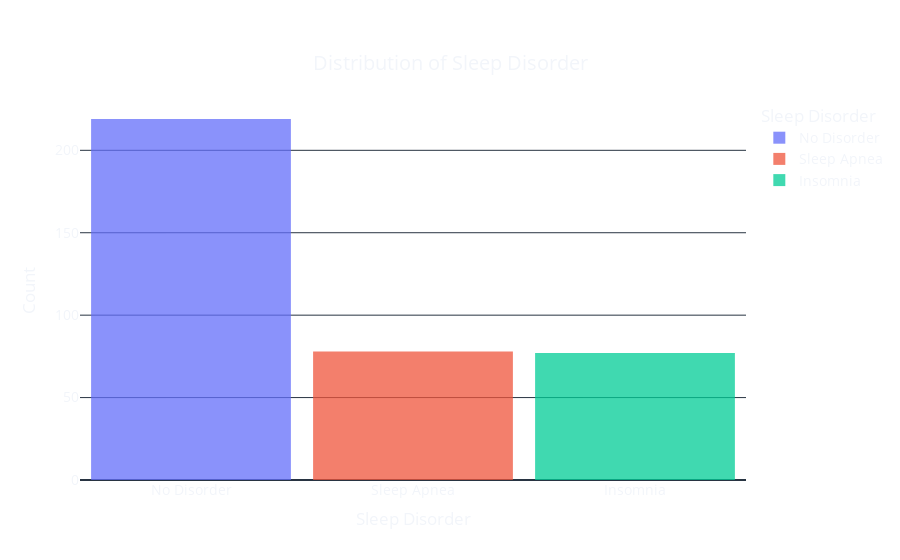

The notebook cell saved with this chart:
### Code cell
import plotly.express as px

# Assuming 'data' is your DataFrame and it contains a column named 'Sleep Disorder'
fig = px.histogram(data, x='Sleep Disorder', title='Distribution of Sleep Disorder',
                    labels={'Sleep Disorder': 'Sleep Disorder'}, 
                    color='Sleep Disorder',
                    template='plotly_dark')

fig.update_layout(
    xaxis_title='Sleep Disorder',
    yaxis_title='Count',
    title={
        'text': "Distribution of Sleep Disorder",
        'y':0.9,
        'x':0.5,
        'xanchor': 'center',
        'yanchor': 'top'},
    font=dict(size=14),
    plot_bgcolor='rgba(0,0,0,0)',  # Transparent plot background
    paper_bgcolor='rgba(0,0,0,0)',  # Transparent paper background
    bargap=0,  # Set the gap between bars to 0
    bargroupgap=0.1  # Set the gap between groups of bars
)

# Set opacity of the bars
fig.update_traces(opacity=0.75)

fig.show()

### Figure 1 — Plotly figure (JSON) as saved in the notebook; plotly's stock layout.template omitted (floating-point values rounded to 4 significant figures; data arrays with more than 128 entries replaced by an {"elided": "..."} marker saying what was removed)
{"data": [{"alignmentgroup": "True", "bingroup": "x", "hovertemplate": "Sleep Disorder=%{x}<br>count=%{y}<extra></extra>", "legendgroup": "No Disorder", "marker": {"color": "#636efa", "pattern": {"shape": ""}}, "name": "No Disorder", "offsetgroup": "No Disorder", "opacity": 0.75, "orientation": "v", "showlegend": true, "type": "histogram", "x": {"elided": "219 str values"}, "xaxis": "x", "yaxis": "y"}, {"alignmentgroup": "True", "bingroup": "x", "hovertemplate": "Sleep Disorder=%{x}<br>count=%{y}<extra></extra>", "legendgroup": "Sleep Apnea", "marker": {"color": "#EF553B", "pattern": {"shape": ""}}, "name": "Sleep Apnea", "offsetgroup": "Sleep Apnea", "opacity": 0.75, "orientation": "v", "showlegend": true, "type": "histogram", "x": ["Sleep Apnea", "Sleep Apnea", "Sleep Apnea", "Sleep Apnea", "Sleep Apnea", "Sleep Apnea", "Sleep Apnea", "Sleep Apnea", "Sleep Apnea", "Sleep Apnea", "Sleep Apnea", "Sleep Apnea", "Sleep Apnea", "Sleep Apnea", "Sleep Apnea", "Sleep Apnea", "Sleep Apnea", "Sleep Apnea", "Sleep Apnea", "Sleep Apnea", "Sleep Apnea", "Sleep Apnea", "Sleep Apnea", "Sleep Apnea", "Sleep Apnea", "Sleep Apnea", "Sleep Apnea", "Sleep Apnea", "Sleep Apnea", "Sleep Apnea", "Sleep Apnea", "Sleep Apnea", "Sleep Apnea", "Sleep Apnea", "Sleep Apnea", "Sleep Apnea", "Sleep Apnea", "Sleep Apnea", "Sleep Apnea", "Sleep Apnea", "Sleep Apnea", "Sleep Apnea", "Sleep Apnea", "Sleep Apnea", "Sleep Apnea", "Sleep Apnea", "Sleep Apnea", "Sleep Apnea", "Sleep Apnea", "Sleep Apnea", "Sleep Apnea", "Sleep Apnea", "Sleep Apnea", "Sleep Apnea", "Sleep Apnea", "Sleep Apnea", "Sleep Apnea", "Sleep Apnea", "Sleep Apnea", "Sleep Apnea", "Sleep Apnea", "Sleep Apnea", "Sleep Apnea", "Sleep Apnea", "Sleep Apnea", "Sleep Apnea", "Sleep Apnea", "Sleep Apnea", "Sleep Apnea", "Sleep Apnea", "Sleep Apnea", "Sleep Apnea", "Sleep Apnea", "Sleep Apnea", "Sleep Apnea", "Sleep Apnea", "Sleep Apnea", "Sleep Apnea"], "xaxis": "x", "yaxis": "y"}, {"alignmentgroup": "True", "bingroup": "x", "hovertemplate": "Sleep Disorder=%{x}<br>count=%{y}<extra></extra>", "legendgroup": "Insomnia", "marker": {"color": "#00cc96", "pattern": {"shape": ""}}, "name": "Insomnia", "offsetgroup": "Insomnia", "opacity": 0.75, "orientation": "v", "showlegend": true, "type": "histogram", "x": ["Insomnia", "Insomnia", "Insomnia", "Insomnia", "Insomnia", "Insomnia", "Insomnia", "Insomnia", "Insomnia", "Insomnia", "Insomnia", "Insomnia", "Insomnia", "Insomnia", "Insomnia", "Insomnia", "Insomnia", "Insomnia", "Insomnia", "Insomnia", "Insomnia", "Insomnia", "Insomnia", "Insomnia", "Insomnia", "Insomnia", "Insomnia", "Insomnia", "Insomnia", "Insomnia", "Insomnia", "Insomnia", "Insomnia", "Insomnia", "Insomnia", "Insomnia", "Insomnia", "Insomnia", "Insomnia", "Insomnia", "Insomnia", "Insomnia", "Insomnia", "Insomnia", "Insomnia", "Insomnia", "Insomnia", "Insomnia", "Insomnia", "Insomnia", "Insomnia", "Insomnia", "Insomnia", "Insomnia", "Insomnia", "Insomnia", "Insomnia", "Insomnia", "Insomnia", "Insomnia", "Insomnia", "Insomnia", "Insomnia", "Insomnia", "Insomnia", "Insomnia", "Insomnia", "Insomnia", "Insomnia", "Insomnia", "Insomnia", "Insomnia", "Insomnia", "Insomnia", "Insomnia", "Insomnia", "Insomnia"], "xaxis": "x", "yaxis": "y"}], "layout": {"bargap": 0, "bargroupgap": 0.1, "barmode": "relative", "font": {"size": 14}, "legend": {"title": {"text": "Sleep Disorder"}, "tracegroupgap": 0}, "paper_bgcolor": "rgba(0,0,0,0)", "plot_bgcolor": "rgba(0,0,0,0)", "title": {"text": "Distribution of Sleep Disorder", "x": 0.5, "xanchor": "center", "y": 0.9, "yanchor": "top"}, "xaxis": {"anchor": "y", "categoryarray": ["No Disorder", "Sleep Apnea", "Insomnia"], "categoryorder": "array", "domain": [0, 1], "title": {"text": "Sleep Disorder"}}, "yaxis": {"anchor": "x", "domain": [0, 1], "title": {"text": "Count"}}}}
